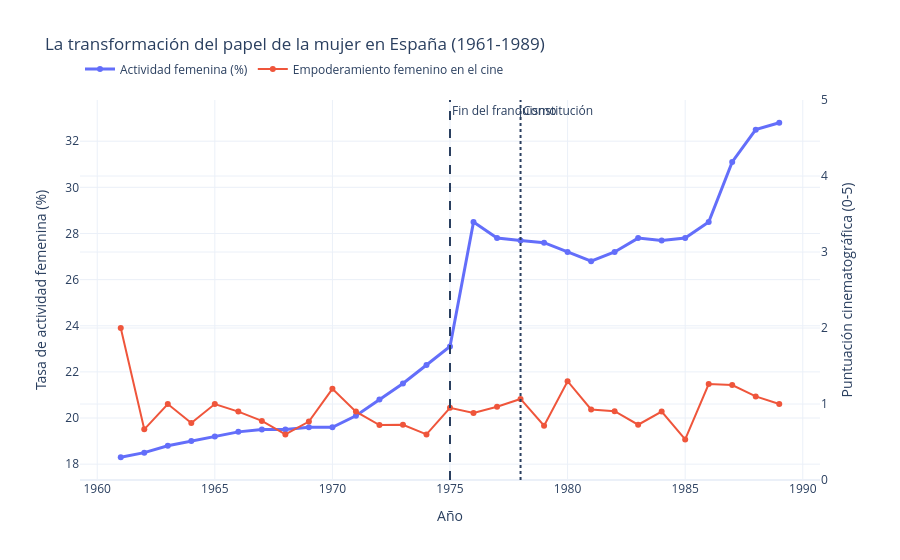

Write notebook code for a chart like this one.
### Code cell
df_mujeres = df_actividad_femenina_esp.merge(
    df_cine_anual[["year", "women_empowerment_score", "num_peliculas"]],
    on="year",
    how="inner"
)

fig1 = go.Figure()

fig1.add_trace(
    go.Scatter(
        x=df_mujeres["year"],
        y=df_mujeres["female_activity_rate"],
        name="Actividad femenina (%)",
        mode="lines+markers",
        line=dict(width=3)
    )
)

fig1.add_trace(
    go.Scatter(
        x=df_mujeres["year"],
        y=df_mujeres["women_empowerment_score"],
        name="Empoderamiento femenino en el cine",
        mode="lines+markers",
        yaxis="y2"
    )
)

fig1.update_layout(
    title="La transformación del papel de la mujer en España (1961-1989)",
    xaxis_title="Año",
    yaxis=dict(
        title="Tasa de actividad femenina (%)"
    ),
    yaxis2=dict(
        title="Puntuación cinematográfica (0-5)",
        overlaying="y",
        side="right",
        range=[0, 5]
    ),
    template="plotly_white",
    hovermode="x unified",
    legend=dict(
        orientation="h",
        y=1.12
    )
)

fig1.add_vline(x=1975, line_dash="dash", annotation_text="Fin del franquismo")

fig1.add_vline(x=1978, line_dash="dot", annotation_text="Constitución")

fig1.show()

### Figure 1 — Plotly figure (JSON) as saved in the notebook; plotly's stock layout.template omitted (floating-point values rounded to 4 significant figures)
{"data": [{"line": {"width": 3}, "mode": "lines+markers", "name": "Actividad femenina (%)", "type": "scatter", "x": [1961, 1962, 1963, 1964, 1965, 1966, 1967, 1968, 1969, 1970, 1971, 1972, 1973, 1974, 1975, 1976, 1977, 1978, 1979, 1980, 1981, 1982, 1983, 1984, 1985, 1986, 1987, 1988, 1989], "y": [18.3, 18.5, 18.8, 19.0, 19.2, 19.4, 19.5, 19.5, 19.6, 19.6, 20.1, 20.8, 21.5, 22.3, 23.1, 28.5, 27.8, 27.7, 27.6, 27.2, 26.8, 27.2, 27.8, 27.7, 27.8, 28.5, 31.1, 32.5, 32.8]}, {"mode": "lines+markers", "name": "Empoderamiento femenino en el cine", "type": "scatter", "x": [1961, 1962, 1963, 1964, 1965, 1966, 1967, 1968, 1969, 1970, 1971, 1972, 1973, 1974, 1975, 1976, 1977, 1978, 1979, 1980, 1981, 1982, 1983, 1984, 1985, 1986, 1987, 1988, 1989], "y": [2.0, 0.6667, 1.0, 0.75, 1.0, 0.9, 0.7778, 0.6, 0.7692, 1.2, 0.9, 0.7222, 0.7273, 0.6, 0.95, 0.8824, 0.963, 1.067, 0.7143, 1.3, 0.9286, 0.9048, 0.7273, 0.9, 0.5333, 1.263, 1.25, 1.1, 1.0], "yaxis": "y2"}], "layout": {"annotations": [{"showarrow": false, "text": "Fin del franquismo", "x": 1975, "xanchor": "left", "xref": "x", "y": 1, "yanchor": "top", "yref": "y domain"}, {"showarrow": false, "text": "Constitución", "x": 1978, "xanchor": "left", "xref": "x", "y": 1, "yanchor": "top", "yref": "y domain"}], "hovermode": "x unified", "legend": {"orientation": "h", "y": 1.12}, "shapes": [{"line": {"dash": "dash"}, "type": "line", "x0": 1975, "x1": 1975, "xref": "x", "y0": 0, "y1": 1, "yref": "y domain"}, {"line": {"dash": "dot"}, "type": "line", "x0": 1978, "x1": 1978, "xref": "x", "y0": 0, "y1": 1, "yref": "y domain"}], "title": {"text": "La transformación del papel de la mujer en España (1961-1989)"}, "xaxis": {"title": {"text": "Año"}}, "yaxis": {"title": {"text": "Tasa de actividad femenina (%)"}}, "yaxis2": {"overlaying": "y", "range": [0, 5], "side": "right", "title": {"text": "Puntuación cinematográfica (0-5)"}}}}
